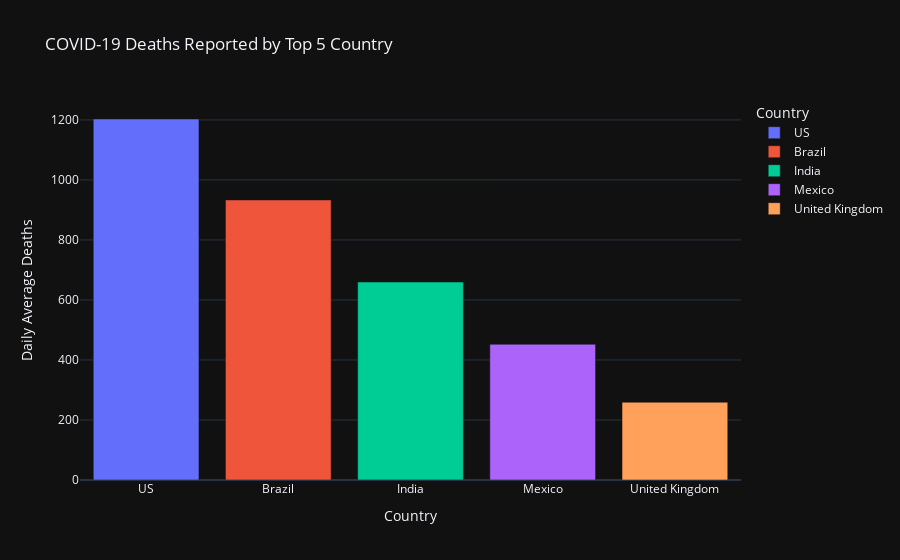

Notebook source saved alongside this figure:
### Code cell
# Bar plot of top 5 countries with highest average daily COVID-19 deaths

fig = px.bar(
    avg_daily_death,
    x='Country/Region',
    y='Daily_Avg_Death',
    color='Country/Region',
    title='COVID-19 Deaths Reported by Top 5 Country',
    labels={'Daily_Avg_Death': 'Daily Average Deaths', 'Country/Region': 'Country'},
    template='plotly_dark'
)

fig.show()

### Figure 1 — Plotly figure (JSON) as saved in the notebook; plotly's stock layout.template omitted (floating-point values rounded to 4 significant figures)
{"data": [{"hovertemplate": "Country=%{x}<br>Daily Average Deaths=%{y}<extra></extra>", "legendgroup": "US", "marker": {"color": "#636efa", "pattern": {"shape": ""}}, "name": "US", "orientation": "v", "showlegend": true, "textposition": "auto", "type": "bar", "x": ["US"], "xaxis": "x", "y": [1203.0], "yaxis": "y"}, {"hovertemplate": "Country=%{x}<br>Daily Average Deaths=%{y}<extra></extra>", "legendgroup": "Brazil", "marker": {"color": "#EF553B", "pattern": {"shape": ""}}, "name": "Brazil", "orientation": "v", "showlegend": true, "textposition": "auto", "type": "bar", "x": ["Brazil"], "xaxis": "x", "y": [933.3], "yaxis": "y"}, {"hovertemplate": "Country=%{x}<br>Daily Average Deaths=%{y}<extra></extra>", "legendgroup": "India", "marker": {"color": "#00cc96", "pattern": {"shape": ""}}, "name": "India", "orientation": "v", "showlegend": true, "textposition": "auto", "type": "bar", "x": ["India"], "xaxis": "x", "y": [659.9], "yaxis": "y"}, {"hovertemplate": "Country=%{x}<br>Daily Average Deaths=%{y}<extra></extra>", "legendgroup": "Mexico", "marker": {"color": "#ab63fa", "pattern": {"shape": ""}}, "name": "Mexico", "orientation": "v", "showlegend": true, "textposition": "auto", "type": "bar", "x": ["Mexico"], "xaxis": "x", "y": [452.3], "yaxis": "y"}, {"hovertemplate": "Country=%{x}<br>Daily Average Deaths=%{y}<extra></extra>", "legendgroup": "United Kingdom", "marker": {"color": "#FFA15A", "pattern": {"shape": ""}}, "name": "United Kingdom", "orientation": "v", "showlegend": true, "textposition": "auto", "type": "bar", "x": ["United Kingdom"], "xaxis": "x", "y": [259.2], "yaxis": "y"}], "layout": {"barmode": "relative", "legend": {"title": {"text": "Country"}, "tracegroupgap": 0}, "title": {"text": "COVID-19 Deaths Reported by Top 5 Country"}, "xaxis": {"anchor": "y", "categoryarray": ["US", "Brazil", "India", "Mexico", "United Kingdom"], "categoryorder": "array", "domain": [0, 1], "title": {"text": "Country"}}, "yaxis": {"anchor": "x", "domain": [0, 1], "title": {"text": "Daily Average Deaths"}}}}
